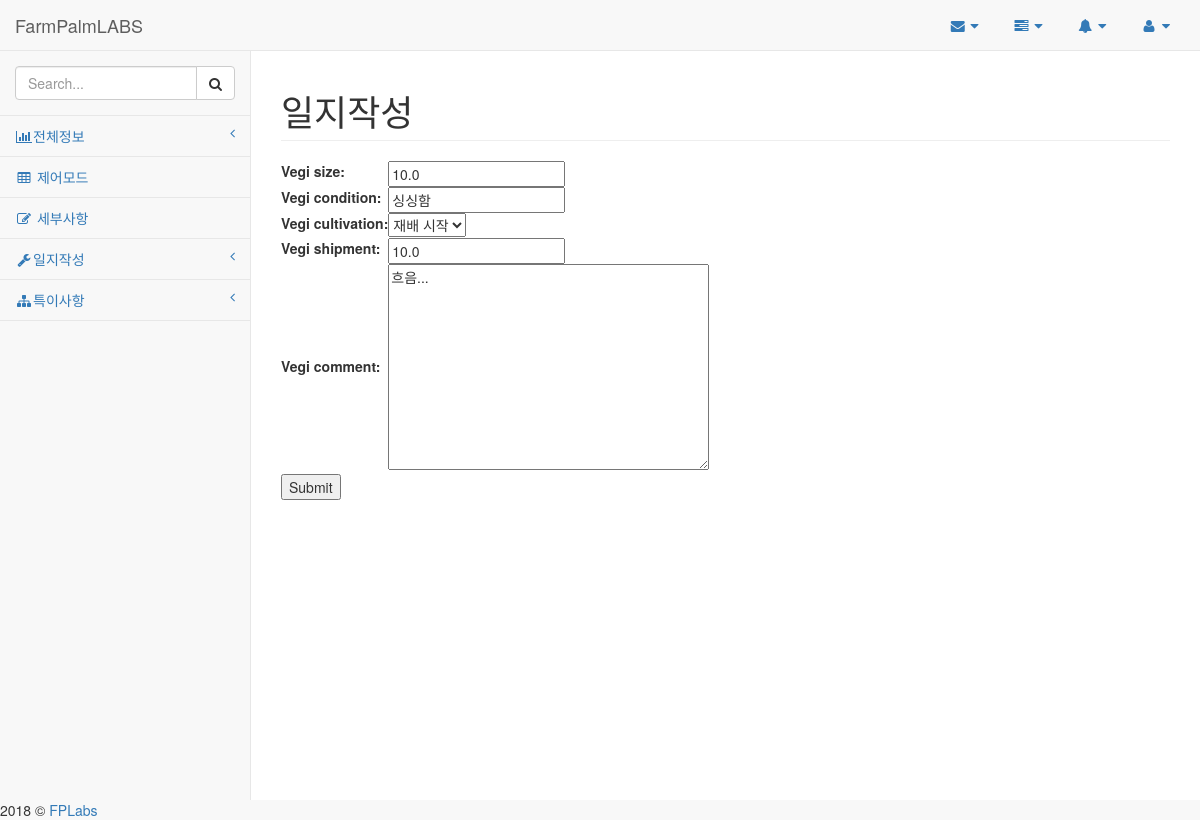
/palm/vegi/1/1/edit/, run on the app's committed database.
### palm/models.py (models this page shows, shortened)
class Record(models.Model):
    VEGI_DATE = (
        ('s', '재배 시작'),  # start
        ('i', '재배중'),  # ing
        ('e', '재배 종료'),  # end
    )
    vegi_type = models.ForeignKey(VegiType, on_delete=models.PROTECT)
    vegi_size = models.FloatField()
    vegi_condition = models.CharField(max_length=50)     # choice
    vegi_cultivation = models.CharField(max_length=1, choices=VEGI_DATE)      # choice
    vegi_shipment = models.FloatField()
    vegi_comment = models.TextField()
    created_at = models.DateTimeField(auto_now_add=True)
    updated_at = models.DateTimeField(auto_now=True)

### palm/views.py (the view)
# urls.py: path('vegi/<int:vegi_id>/<int:record_id>/edit/', views.record_edit, name = 'record_edit'),
def record_edit(request, vegi_id, record_id):
    record = get_object_or_404(Record, vegi_type_id = vegi_id, id = record_id)
    if request.method == 'POST':
        form = RecordForm(request.POST, request.FILES, instance=record)
        if form.is_valid():  # 유효성 검사가 수행됨
            record = form.save(commit=False)
            record.vegi_type_id = vegi_id
            record.save()
            return redirect(record)
    else:
        form = RecordForm(instance=record)
    return render(request, 'record/record_form.html', {
        'form': form,
    })

### palm/forms.py
class RecordForm(forms.ModelForm):
    class Meta:
        model = Record
        exclude = ['vegi_type']

### palm/templates/record/record_form.html (shortened to what this page needs)
{% extends "record/layout.html" %}
{% block content %}
<form action="" method="post">
    <table>
        {{form.as_table}}
    </table>
    <input type="submit" />
</form>
{% endblock %}

### data on the page
Record: vegi_size "10.0", vegi_condition "싱싱함", vegi_cultivation "재배 시작", vegi_shipment "10.0", vegi_comment "흐음..."
